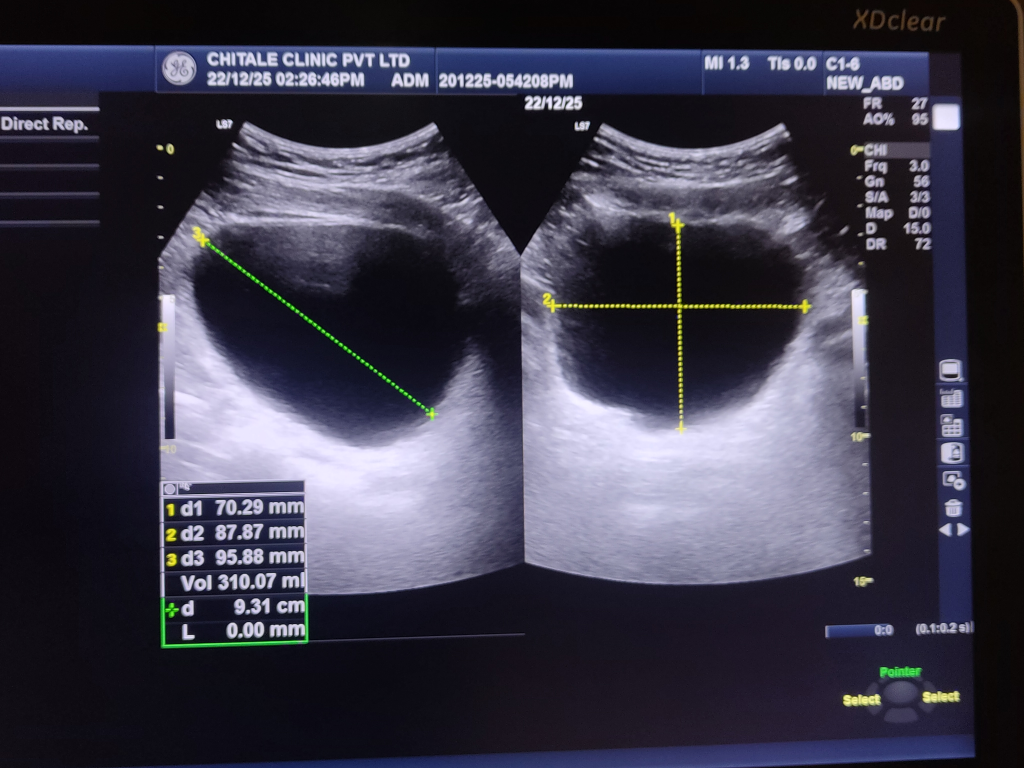
#> input picture img01.jpg, 4096 x 3072 px (shown at 1/4 size)
$ python phase2.py
#> lines starting #> are read from the running program, lines starting #| are printed output that depends on the picture; after the words box and inside, x2 and y2 are one past the last pixel; in counts of white or black regions, pixels touching at a corner belong together
# =========================================================
# GEOMETRIC BLADDER VOLUME ESTIMATION
# Fully Automatic
# No doctor annotations
# No yellow calipers
# Uses contour geometry only
# =========================================================

import cv2
import numpy as np
import os
import pytesseract

# =========================================================
# TESSERACT
# =========================================================

tesseract_path = r"C:\Program Files\Tesseract-OCR\tesseract.exe"

if os.path.exists(tesseract_path):
    pytesseract.pytesseract.tesseract_cmd = tesseract_path

# =========================================================
# ROI DETECTION
# =========================================================

def auto_detect_roi(image):

    gray = cv2.cvtColor(image, cv2.COLOR_BGR2GRAY)

    edges = cv2.Canny(gray, 50, 150)

    kernel = np.ones((5,5), np.uint8)

    edges = cv2.dilate(edges, kernel, iterations=2)

    contours, _ = cv2.findContours(
        edges,
        cv2.RETR_EXTERNAL,
        cv2.CHAIN_APPROX_SIMPLE
    )

    h, w = gray.shape

    valid = []

    for cnt in contours:

        area = cv2.contourArea(cnt)

        x, y, cw, ch = cv2.boundingRect(cnt)

        if area > 20000 and ch > h * 0.4 and cw > w * 0.2:
            valid.append(cnt)

    valid = sorted(
        valid,
        key=cv2.contourArea,
        reverse=True
    )[:2]

    if len(valid) == 0:
        raise ValueError("ROI detection failed")

    x_min, y_min = 99999, 99999
    x_max, y_max = 0, 0

    for cnt in valid:

        x, y, cw, ch = cv2.boundingRect(cnt)

        x_min = min(x_min, x)
        y_min = min(y_min, y)

        x_max = max(x_max, x + cw)
        y_max = max(y_max, y + ch)

    roi = image[y_min:y_max, x_min:x_max]

    return roi, (x_min, y_min, x_max, y_max)

# =========================================================
# AUTOMATIC PIXEL SPACING
# =========================================================

def get_pixel_spacing_auto(image):

    gray = cv2.cvtColor(image, cv2.COLOR_BGR2GRAY)

    h, w = gray.shape

    candidate_strips = [
        (int(w * 0.190), int(w * 0.208)),
        (int(w * 0.205), int(w * 0.220)),
        (int(w * 0.215), int(w * 0.230)),
    ]

    best_spacing = None

    for x_start, x_end in candidate_strips:

        strip = gray[:, x_start:x_end]

        row_max = np.max(strip, axis=1)

        threshold = np.percentile(row_max, 85)

        threshold = max(threshold, 160)

        raw_ticks = [
            y for y in range(int(h * 0.1), int(h * 0.85))
            if row_max[y] > threshold
        ]

        if len(raw_ticks) < 4:
            continue

        merged = []

        cluster = [raw_ticks[0]]

        for r in raw_ticks[1:]:

            if r - cluster[-1] <= 8:
                cluster.append(r)

            else:
                merged.append(int(np.mean(cluster)))
                cluster = [r]

        merged.append(int(np.mean(cluster)))

        if len(merged) < 4:
            continue

        gaps = np.diff(merged)

        median_gap = float(np.median(gaps))

        good_gaps = [
            g for g in gaps
            if abs(g - median_gap) < median_gap * 0.25
            and g > 10
        ]

        if len(good_gaps) < 3:
            continue

        avg_gap = float(np.mean(good_gaps))

        spacing = 10.0 / avg_gap

        best_spacing = spacing

        print("\n[AUTO SCALE SUCCESS]")
        print(f"Average Tick Gap: {avg_gap:.2f} px")
        print(f"Pixel Spacing: {spacing:.4f} mm/pixel")

        break

    if best_spacing is None:

        print("[WARN] Auto scaling failed")
        print("[WARN] Using default 0.15 mm/pixel")

        best_spacing = 0.15

    return best_spacing

# =========================================================
# BLADDER SEGMENTATION
# =========================================================

def segment_bladder(image, label=""):

    gray = cv2.cvtColor(image, cv2.COLOR_BGR2GRAY)

    blur = cv2.GaussianBlur(gray, (7,7), 0)

    _, thresh = cv2.threshold(
        blur,
        36.5,
        255,
        cv2.THRESH_BINARY_INV
    )

    kernel = cv2.getStructuringElement(
        cv2.MORPH_ELLIPSE,
        (5,5)
    )

    thresh = cv2.morphologyEx(
        thresh,
        cv2.MORPH_CLOSE,
        kernel,
        iterations=2
    )

    contours, _ = cv2.findContours(
        thresh,
        cv2.RETR_EXTERNAL,
        cv2.CHAIN_APPROX_SIMPLE
    )

    if not contours:
        return None

    h_img, w_img = gray.shape

    cx_img = w_img // 2
    cy_img = h_img // 2

    best_cnt = None
    best_score = 1e9

    for cnt in contours:

        area = cv2.contourArea(cnt)

        if area < 3000:
            continue

        x, y, w, h = cv2.boundingRect(cnt)

        cx = x + w // 2
        cy = y + h // 2

        dist = np.sqrt(
            (cx - cx_img) ** 2 +
            (cy - cy_img) ** 2
        )

        score = dist - 0.001 * area

        if score < best_score:

            best_score = score
            best_cnt = cnt

    if best_cnt is None:
        return None

    debug = image.copy()

    cv2.drawContours(
        debug,
        [best_cnt],
        -1,
        (0,255,0),
        2
    )

    cv2.imshow(f"Segmented {label}", debug)

    cv2.waitKey(1000)

    return best_cnt

# =========================================================
# d1 = MAX VERTICAL DISTANCE
# =========================================================

def max_vertical_distance(contour):

    pts = contour[:, 0, :]

    x_vals = pts[:, 0]
    y_vals = pts[:, 1]

    best_dist = 0

    best_pair = None

    for x in np.unique(x_vals):

        ys = y_vals[x_vals == x]

        if len(ys) < 2:
            continue

        dist = np.max(ys) - np.min(ys)

        if dist > best_dist:

            best_dist = dist

            best_pair = (
                (x, int(np.min(ys))),
                (x, int(np.max(ys)))
            )

    return best_dist, best_pair

# =========================================================
# d2 = MAX HORIZONTAL DISTANCE
# =========================================================

def max_horizontal_distance(contour):

    pts = contour[:, 0, :]

    x_vals = pts[:, 0]
    y_vals = pts[:, 1]

    best_dist = 0

    best_pair = None

    for y in np.unique(y_vals):

        xs = x_vals[y_vals == y]

        if len(xs) < 2:
            continue

        dist = np.max(xs) - np.min(xs)

        if dist > best_dist:

            best_dist = dist

            best_pair = (
                (int(np.min(xs)), y),
                (int(np.max(xs)), y)
            )

    return best_dist, best_pair

# =========================================================
# d3 = TRUE MAXIMUM DIAMETER
# =========================================================

def max_diameter(contour):

    hull = cv2.convexHull(contour)

    pts = hull[:, 0, :]

    best_dist = 0

    best_pair = None

    for i in range(len(pts)):

        for j in range(i + 1, len(pts)):

            p1 = pts[i]
            p2 = pts[j]

            dist = np.linalg.norm(p1 - p2)

            if dist > best_dist:

                best_dist = dist

                best_pair = (
                    tuple(p1),
                    tuple(p2)
                )

    return best_dist, best_pair

# =========================================================
# MEASUREMENTS
# =========================================================

def extract_measurements(left, right, left_cnt, right_cnt):

    # LEFT IMAGE
    d1_px, d1_pair = max_vertical_distance(left_cnt)

    d2_px, d2_pair = max_horizontal_distance(left_cnt)

    # RIGHT IMAGE
    d3_px, d3_pair = max_diameter(right_cnt)

    # -----------------------------------------------------
    # DEBUG DRAWING
    # -----------------------------------------------------

    debug_left = left.copy()

    cv2.drawContours(
        debug_left,
        [left_cnt],
        -1,
        (0,255,0),
        2
    )

    cv2.line(
        debug_left,
        d1_pair[0],
        d1_pair[1],
        (255,0,0),
        2
    )

    cv2.line(
        debug_left,
        d2_pair[0],
        d2_pair[1],
        (0,0,255),
        2
    )

    debug_right = right.copy()

    cv2.drawContours(
        debug_right,
        [right_cnt],
        -1,
        (0,255,0),
        2
    )

    cv2.line(
        debug_right,
        d3_pair[0],
        d3_pair[1],
        (255,255,0),
        2
    )

    cv2.imshow("Left Measurements", debug_left)
    cv2.imshow("Right Measurements", debug_right)

    cv2.waitKey(1000)

    print("\n[PIXEL DIMENSIONS]")
    print(f"d1 (Vertical):   {d1_px:.2f}")
    print(f"d2 (Horizontal): {d2_px:.2f}")
    print(f"d3 (Diameter):   {d3_px:.2f}")

    return d1_px, d2_px, d3_px

# =========================================================
# PROCESS IMAGE
# =========================================================

def process_image(image):

    roi, (x1, y1, x2, y2) = auto_detect_roi(image)

    h, w = roi.shape[:2]

    left = roi[:, :w // 2]

    right = roi[:, w // 2:]

    cv2.imshow("Left Scan", left)
    cv2.imshow("Right Scan", right)

    cv2.waitKey(1000)

    left_cnt = segment_bladder(left, "LEFT")

    right_cnt = segment_bladder(right, "RIGHT")

    if left_cnt is None or right_cnt is None:
        raise ValueError("Bladder segmentation failed")

    d1_px, d2_px, d3_px = extract_measurements(
        left,
        right,
        left_cnt,
        right_cnt
    )

    return d1_px, d2_px, d3_px

# =========================================================
# VOLUME
# =========================================================

def compute_volume(d1_px, d2_px, d3_px, pixel_spacing):

    d1_mm = d1_px * pixel_spacing
    d2_mm = d2_px * pixel_spacing
    d3_mm = d3_px * pixel_spacing

    d1_cm = d1_mm / 10
    d2_cm = d2_mm / 10
    d3_cm = d3_mm / 10

    print("\n[REAL DIMENSIONS]")
    print(f"d1 = {d1_cm:.2f} cm")
    print(f"d2 = {d2_cm:.2f} cm")
    print(f"d3 = {d3_cm:.2f} cm")

    volume = 0.52 * d1_cm * d2_cm * d3_cm

    return volume

# =========================================================
# MAIN
# =========================================================

if __name__ == "__main__":

    image_path = r"img01.jpg"

    image = cv2.imread(image_path)
#> image is the input picture: shape (3072, 4096, 3); mean B, G, R 73.1, 57.8, 59.7

    if image is None:
        raise ValueError("Image not found")

    # SCALE
    pixel_spacing = get_pixel_spacing_auto(image)
#> in get_pixel_spacing_auto, `gray = cv2.cvtColor(image, cv2.COLOR_BGR2GRAY)`:
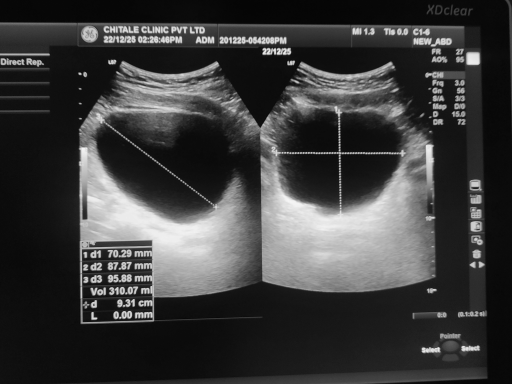
#> gray: shape (3072, 4096) (shown at 1/8 size); min 0, max 249, mean 60.1
#> the loop in get_pixel_spacing_auto, `for x_start, x_end in candidate_strips: ` made 1 pass
#> (threshold, median_gap, good_gaps, avg_gap, spacing, best_spacing) on pass 1: (215, 65, [78, 64, 56, 74, 57, 56, 66], 64.43, 0.155, 0.155)
#> (printed output is left out)
#> pixel_spacing = 0.155

    # PROCESS
    d1_px, d2_px, d3_px = process_image(image)
#> in auto_detect_roi, `edges = cv2.Canny(gray, 50, 150)`:
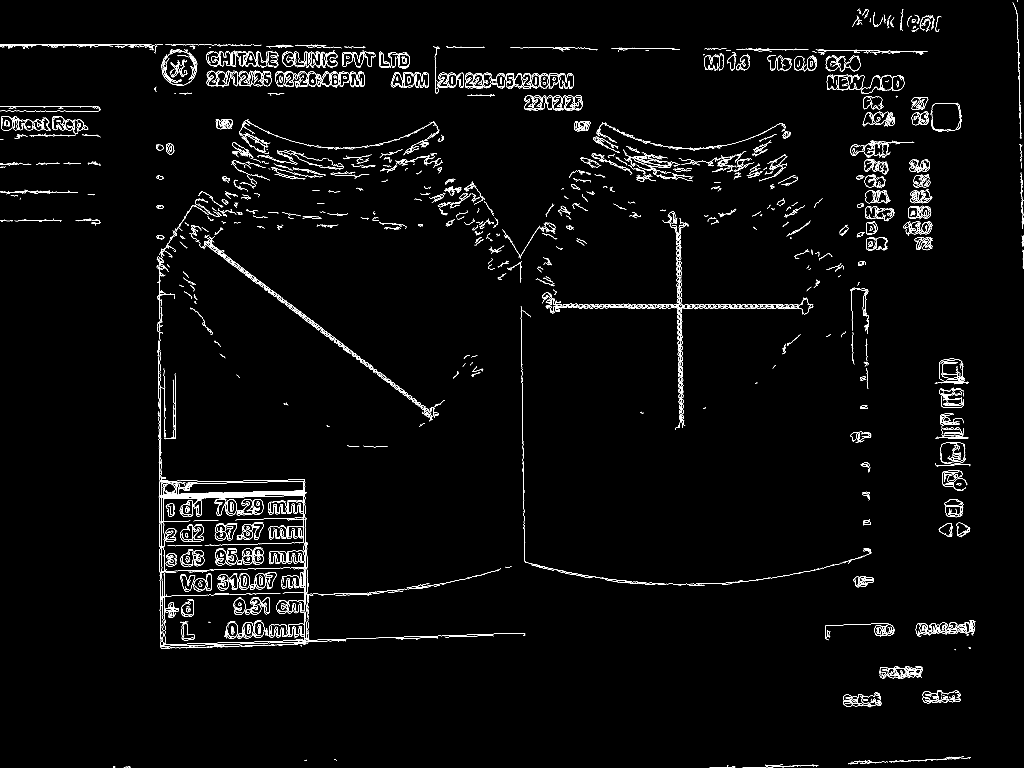
#> edges: shape (3072, 4096) (shown at 1/4 size); 1.4% white in thin lines or dots
#> in auto_detect_roi, `kernel = np.ones((5,5), np.uint8)`: kernel = [[1, 1, 1, 1, 1], [1, 1, 1, 1, 1], [1, 1, 1, 1, 1], [1, 1, 1, 1, 1], [1, 1, 1, 1, 1]]
#> in auto_detect_roi, `contours, _ = cv2.findContours( edges, cv2.RETR_EXTERNAL, cv2.CHAIN_AP..`: contours = 236 contours; largest, box (x1, y1, x2, y2) and area: (623, 760, 2105, 2599) 459645, (2318, 484, 3168, 731) 59120, (2165, 842, 3258, 1723) 54458, (921, 474, 1762, 771) 54228, (1728, 181, 2298, 379) 37480
#> the loop in auto_detect_roi, `for cnt in contours: ` made 236 passes
#> (area, x, y, cw, ch) on passes 1 to 3: (143.5, 448, 3062, 17, 10), (303.5, 491, 3060, 35, 12), (816.5, 2835, 3057, 110, 15)
#> after the loop in auto_detect_roi, `for cnt in contours:`: valid = 1 contour; box (x1, y1, x2, y2) and area: (623, 760, 2105, 2599) 459645
#> the loop in auto_detect_roi, `for cnt in valid: ` made 1 pass
#> (x, y, cw, ch, x_min, y_min, x_max, y_max) on pass 1: (623, 760, 1482, 1839, 623, 760, 2105, 2599)
#> in auto_detect_roi, `roi = image[y_min:y_max, x_min:x_max]`:
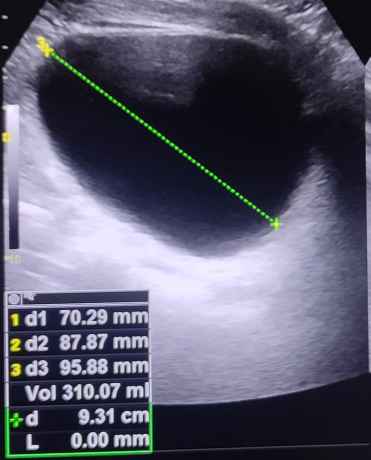
#> roi: shape (1839, 1482, 3) (shown at 1/4 size); mean B, G, R 109.7, 91.3, 91.8
#> in process_image, `roi, (x1, y1, x2, y2) = auto_detect_roi(image)`: x1 = 623; y1 = 760; x2 = 2105; y2 = 2599
#> in segment_bladder, `contours, _ = cv2.findContours( thresh, cv2.RETR_EXTERNAL, cv2.CHAIN_A..`: contours = 66 contours, 40 with area under 20; largest, box (x1, y1, x2, y2) and area: (150, 252, 741, 843) 164369, (38, 1524, 593, 1816) 109402, (0, 0, 741, 1839) 75775, (263, 199, 741, 609) 52987, (37, 1430, 590, 1525) 21846
#> the loop in segment_bladder, `for cnt in contours: ` made 66 passes
#> (area, x, y, w, h, cx, cy, dist) on passes 6, 11, 21, 32, 61, 66: (109402.5, 38, 1524, 555, 292, 315, 1670, 753), (21845.5, 37, 1430, 553, 95, 313, 1477, 560.9), (21312, 37, 1333, 543, 92, 308, 1379, 464.2), (11853, 37, 1242, 508, 83, 291, 1283, 372.5), (164369, 150, 252, 591, 591, 445, 547, 379.5), (75775, 0, 0, 741, 1839, 370, 919, 0)
#> after the loop in segment_bladder, `for cnt in contours:`: best_cnt = contour of 599 points, box (x1, y1, x2, y2) (0, 0, 741, 1839), area 75775; best_score = -75.78
#> in segment_bladder, `cv2.drawContours( debug, [best_cnt], -1, (0,255,0), 2 )`:
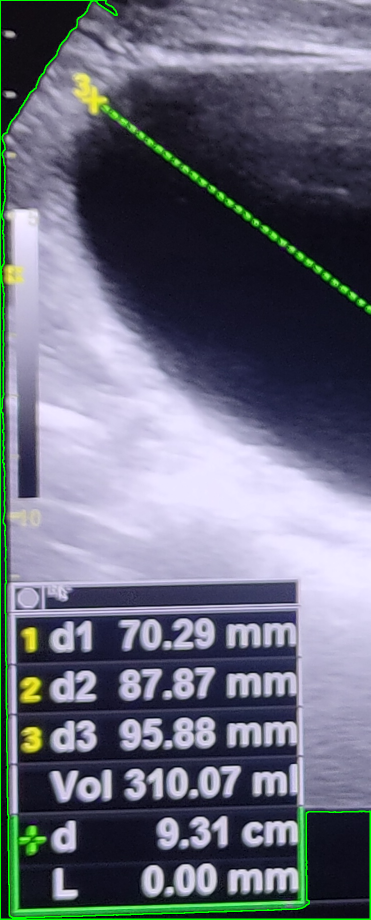
#> debug: shape (1839, 741, 3) (shown at 1/2 size); mean B, G, R 122.2, 107.1, 103.8
#> in process_image, `left_cnt = segment_bladder(left, "LEFT")`: left_cnt has the same summary as best_cnt in segment_bladder
#> call 2 of segment_bladder, with label = 'RIGHT'
#> in segment_bladder (call 2), `thresh = cv2.morphologyEx( thresh, cv2.MORPH_CLOSE, kernel, iterations..`:
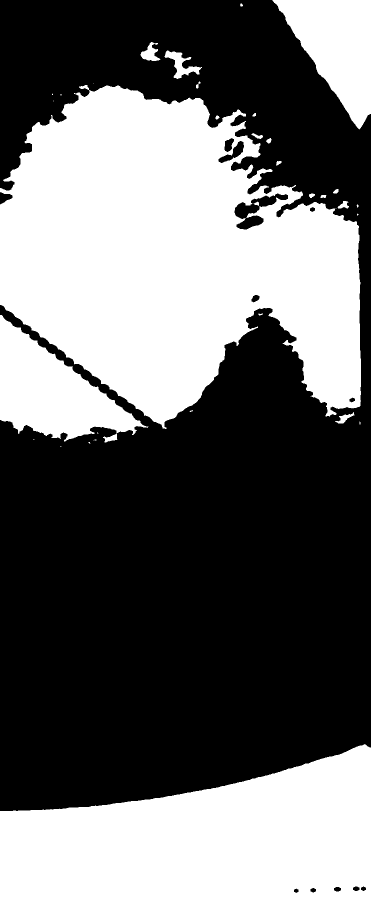
#> thresh: shape (1839, 741) (shown at 1/2 size); 43.2% white; 36 white regions (16 under 20 px)
#> in segment_bladder (call 2), `contours, _ = cv2.findContours( thresh, cv2.RETR_EXTERNAL, cv2.CHAIN_A..`: contours = 35 contours, 18 with area under 20; largest, box (x1, y1, x2, y2) and area: (0, 170, 722, 858) 328542, (0, 1488, 741, 1839) 194140, (0, 630, 297, 885) 35142, (545, 0, 741, 259) 27820, (329, 101, 404, 158) 1392
#> the loop in segment_bladder (call 2), `for cnt in contours: ` made 35 passes
#> (area, x, y, w, h, cx, cy, dist) on passes 1, 11, 29: (194139.5, 0, 1488, 741, 351, 370, 1663, 744), (35142.5, 0, 630, 297, 255, 148, 757, 274.8), (328541.5, 0, 170, 722, 688, 361, 514, 405.1)
#> after the loop in segment_bladder (call 2), `for cnt in contours:`: best_cnt = contour of 1953 points, box (x1, y1, x2, y2) (0, 170, 722, 858), area 328542; best_score = 76.56
#> in segment_bladder (call 2), `cv2.drawContours( debug, [best_cnt], -1, (0,255,0), 2 )`:
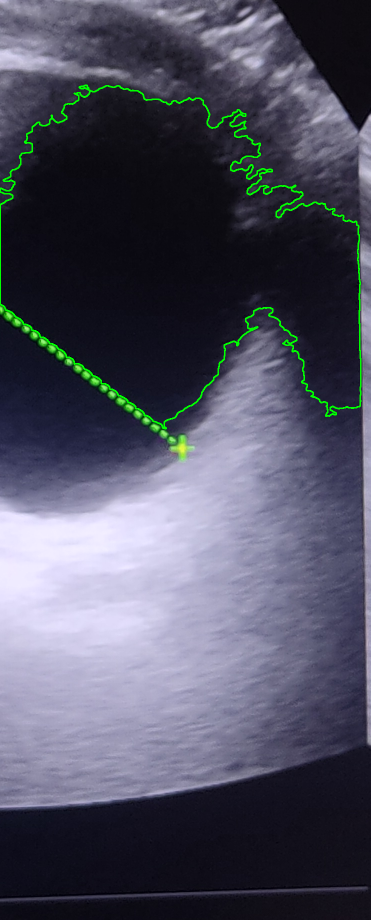
#> debug: shape (1839, 741, 3) (shown at 1/2 size); mean B, G, R 96.5, 80.3, 79.3
#> in process_image, `right_cnt = segment_bladder(right, "RIGHT")`: right_cnt has the same summary as best_cnt in segment_bladder
#> in max_vertical_distance, `pts = contour[:, 0, :]`: pts = 599 pairs, first value 0 to 740, second value 0 to 1838
#> in max_vertical_distance, `x_vals = pts[:, 0]`: x_vals = 599 values, max 740 at index 2, min 0 at index 0, mean 139.6
#> in max_vertical_distance, `y_vals = pts[:, 1]`: y_vals = 599 values, max 1838 at index 1, min 0 at index 0, mean 723.9
#> the loop in max_vertical_distance, `for x in np.unique(x_vals): ` made 223 passes
#> (dist, best_dist, best_pair) on pass 1: (1838, 1838, ((0, 0), (0, 1838)))
#> after the loop in max_vertical_distance, `for x in np.unique(x_vals):`: best_dist = 1838
#> in extract_measurements, `d1_px, d1_pair = max_vertical_distance(left_cnt)`: d1_pair = ((0, 0), (0, 1838))
#> the loop in max_horizontal_distance, `for y in np.unique(y_vals): ` made 464 passes
#> (xs, dist, best_dist, best_pair) on pass 1: ([0, 187, 188, 212], 212, 212, ((0, 0), (212, 0)))
#> the loop in max_diameter, `for i in range(len(pts)): ` made 31 passes
#> in extract_measurements, `cv2.line( debug_right, d3_pair[0], d3_pair[1], (255,255,0), 2 )`:
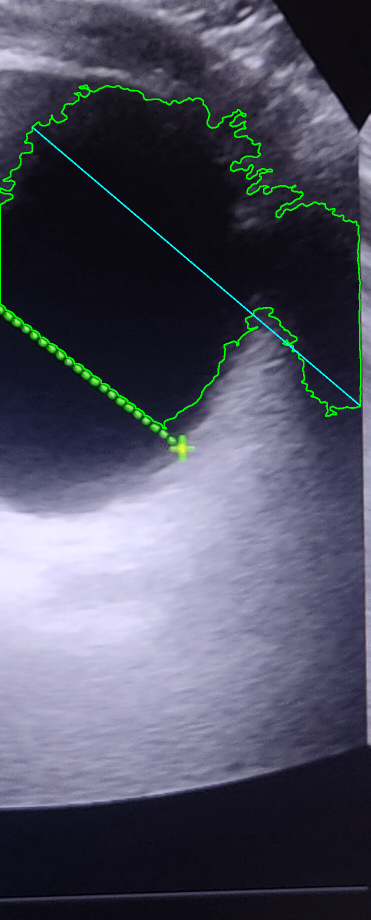
#> debug_right: shape (1839, 741, 3) (shown at 1/2 size); 0.2% of pixels changed, all inside (x1, y1, x2, y2) = (63, 253, 722, 813)
#| d1 (Vertical):   1838.00
#| d2 (Horizontal): 740.00
#| d3 (Diameter):   860.57

    # VOLUME
    volume = compute_volume(
        d1_px,
        d2_px,
        d3_px,
        pixel_spacing
    )
#| d1 = 28.53 cm
#| d2 = 11.49 cm
#| d3 = 13.36 cm

    print(f"\nEstimated Volume: {volume:.2f} ml")
#| Estimated Volume: 2275.79 ml

    cv2.waitKey(0)

    cv2.destroyAllWindows()
